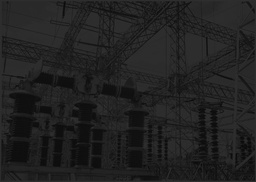
#> input picture CV_unsw_learn_comp9517/lab1/Lab1_Images/imageQ21.jpg, 256 x 182 px, shrunk from 1024 x 730 before the run
$ jupyter execute question2.ipynb
#> lines starting #> are read from the running program, lines starting #| are printed output that depends on the picture
[cell 1]
import cv2
import numpy as np
from matplotlib import pyplot as plt

[cell 2]
t_temp=int(np.random.rand(1,1)*255)
print(t_temp)

[cell 3]
dict = {1:[1,2,3,4,4,31,3,1,3,0], 2:[12131,132131]}
min(dict[1])
for key, value in dict.items():
    print(key)
    print(value)

print(list(dict.keys()))

[cell 4]
a= []
for item in dict.values():
    a.append(item)
print(a)

[cell 5]
t_temp= np.random.randint(0, 256)
print(t_temp)
img21 = cv2.imread('imageQ21.jpg',0)
#> img21 is the input picture: shape (182, 256); min 9, max 53, mean 33.2
print(img21>t_temp)
#> (printed output is left out)

[cell 6]
# Question 2

# 2.1 compute histogram
# read image 2.1
img21 = cv2.imread('imageQ21.jpg',0)
plt.imshow(img21,cmap='gray', vmin=0, vmax=255)
# plt.xticks([]), plt.yticks([]) # to hide tick values on x and y
plt.show()

[cell 7]
###不使用内置函数的直方图统计
## 方法1
row, column = img21.shape
#> row = 182; column = 256
print(row, column)
#| 182 256
gray_level = [0 for x in range(0,256)]
# print(gray_level)

for r in range(row):
    for col in range(column):
        # 逐个像素扫描，并统计
        gray_level[img21[r,col]] +=1
#         print(img21[r,col])
# print(gray_level)
plt.bar(x=range(0,256), height = gray_level)

print(type(img21))
#| <class 'numpy.ndarray'>
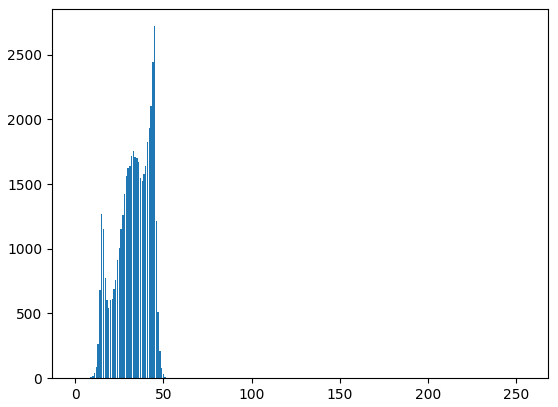
#> figure drawn by matplotlib, 1 panel; tallest bar 2720 high, from x = 44.6 to 45.4

[cell 8]
## 方法2: 利用字典统计gray_levels
row, column = img21.shape
dict ={}
for i in range(0,256):
    dict[i]=0

temp =[]
for r in range(row):
    for col in range(column):
        temp.append(img21[r,col])
#> after the loop, temp = 46592 items
#  print(temp)
for i in range(0,256):
    for item in temp:
        if i == item:
            dict[i] +=1
# print(dict)
# print(temp)
values = list(dict.values())
plt.bar(x=range(0,256), height = values)

[cell 9]
# Question2.2 histogram equalization

img22 = cv2.imread('imageQ22.tif',0)
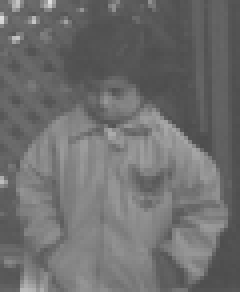
#> input picture CV_unsw_learn_comp9517/lab1/Lab1_Images/imageQ22.tif, 60 x 73 px, shrunk from 240 x 291 before the run (shown 4 times larger)
#> img22 is the input picture: shape (73, 60); min 77, max 220, mean 110.3
plt.imshow(img22,cmap='gray', vmin=0, vmax=255)
# plt.xticks([]), plt.yticks([]) # to hide tick values on x and y
plt.show()

[cell 10]
#  opencv 中的直方图均衡化
equ = cv2.equalizeHist(img22)
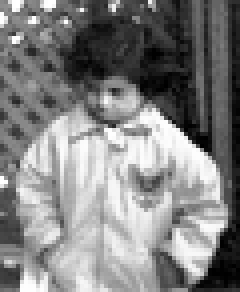
#> equ: shape (73, 60) (shown 4 times larger); min 0, max 255, mean 129.4

res= np.hstack((img22,equ)) # stacking images side_by_side
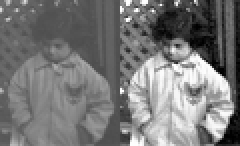
#> res: shape (73, 120) (shown 2 times larger); min 0, max 255, mean 119.8
# plt.imshow(res,cmap='gray', vmin=0, vmax=255)
plt.imshow(equ,cmap='gray', vmin=0, vmax=255)

[cell 11]
### 使用numpy来进行直方图的均衡化
# Question2.2 histogram equalization

img22 = cv2.imread('imageQ22.tif',0)

# flatten（）将数组变成一维
hist,bins =np.histogram (img22.flatten(),256,[0,256])
#> hist = 256 values, max 142 at index 83, min 0 at index 0, mean 17.11; bins = 257 values from 0 to 256
# 计算累计直方图
cdf =  hist.cumsum()
#> cdf = 256 values from 0 to 4380
# print("cdf", cdf)

cdf_normalized=cdf * hist.max()/cdf.max()
#> cdf_normalized = 256 values from 0 to 142

plt.plot(cdf_normalized, color= 'b')
plt.hist(img22.flatten(),256,[0,256], color='r')
plt.xlim([0,256])
plt.legend(('cdf','histogram'), loc='upper left')
plt.show()
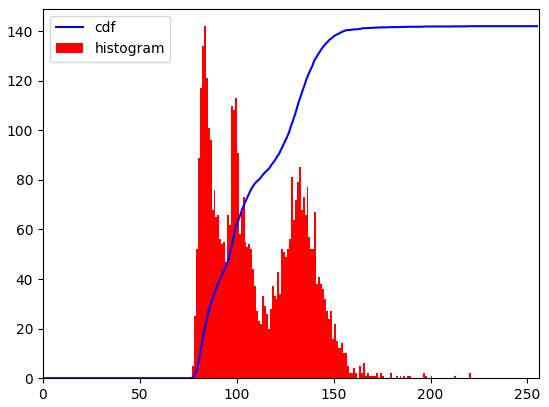
#> figure drawn by matplotlib, 1 panel; tallest bar 142 high, from x = 83 to 84; curve peaks at x = 220, y = 142

[cell 12]
# 构建numpy掩模数组，cdf为原来数组，当数组元素为0的时候，掩盖（计算时被忽略）
cdf_m = np.ma.masked_equal(cdf,0)
cdf_m = (cdf_m - cdf_m.min())*255/(cdf_m.max()-cdf_m.min())
# 对被掩盖的元素赋值，这里赋值为0
cdf = np.ma.filled(cdf_m,0).astype('uint8')
#> cdf = 256 values from 0 to 255

img2=cdf[img22]
plt.imshow(img2,cmap='gray', vmin=0, vmax=255)
